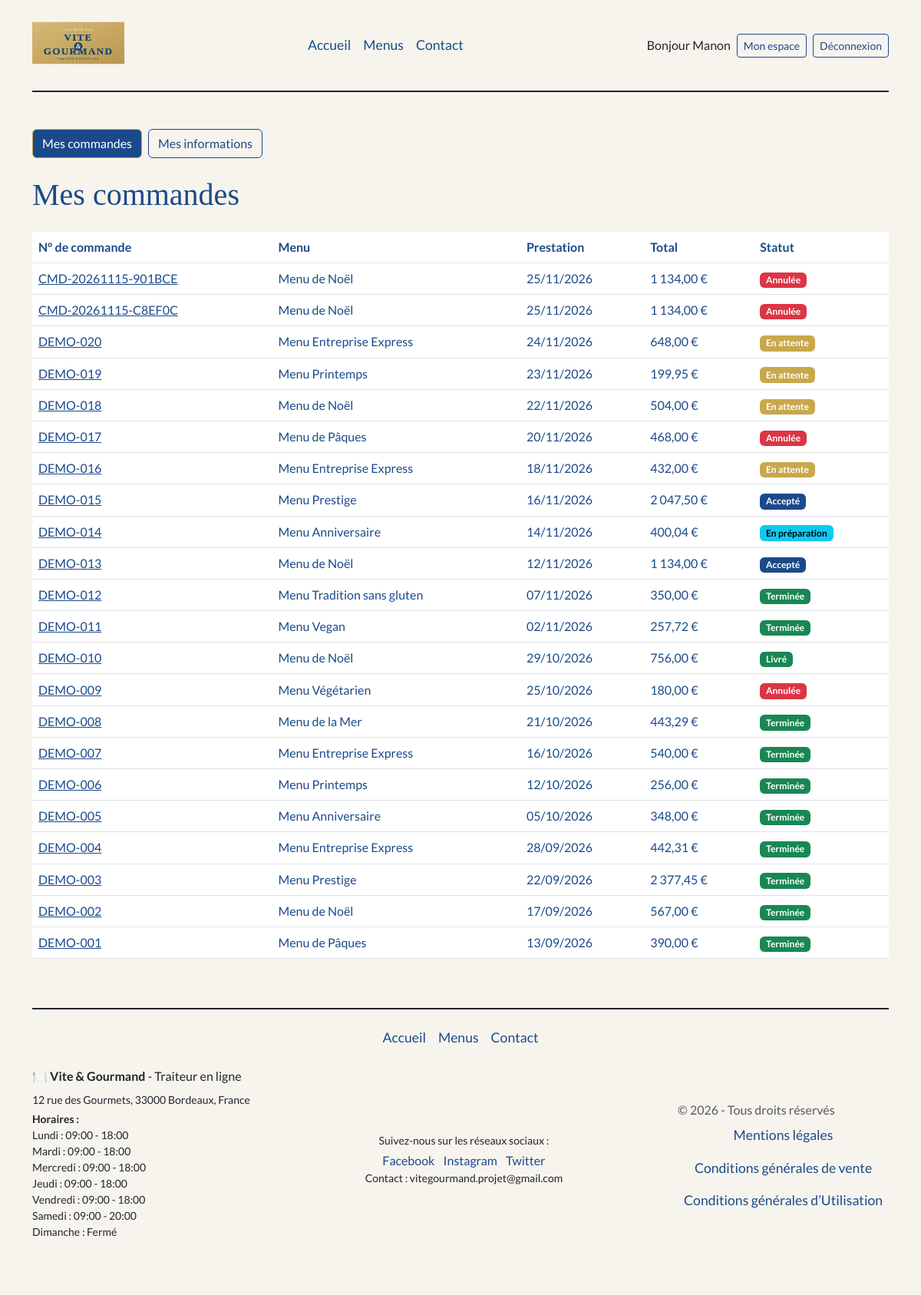
/index.php?controller=compte&action=commandes (signed in), run on the app's committed database.
### tables this page shows
CREATE TABLE `commande` (
  `numero_commande` VARCHAR(20) NOT NULL,
  `date_commande` DATETIME NOT NULL,
  `date_prestation` DATE NOT NULL,
  `heure_livraison` TIME NOT NULL,
  `adresse_livraison` VARCHAR(255) NOT NULL,
  `ville_livraison` VARCHAR(100) NOT NULL,
  `distance_km` DECIMAL(10,2) NOT NULL,
  `prix_menu` DECIMAL(10,2) NOT NULL,
  `nombre_personne` INT NOT NULL,
  `prix_livraison` DECIMAL(10,2) NOT NULL,
  `statut` VARCHAR(50) NOT NULL,
  `pret_materiel` TINYINT(1) NOT NULL DEFAULT 0,
  `restitution_materiel` TINYINT(1) NOT NULL DEFAULT 0,
  `utilisateur_id` INT NOT NULL,
  `menu_id` INT NOT NULL,
  PRIMARY KEY (`numero_commande`),
  KEY `fk_commande_utilisateur` (`utilisateur_id`),
  KEY `fk_commande_menu` (`menu_id`),
  CONSTRAINT `fk_commande_utilisateur` FOREIGN KEY (`utilisateur_id`) REFERENCES `utilisateur` (`utilisateur_id`) ON DELETE RESTRICT ON UPDATE CASCADE,
  CONSTRAINT `fk_commande_menu` FOREIGN KEY (`menu_id`) REFERENCES `menu` (`menu_id`) ON DELETE RESTRICT ON UPDATE CASCADE
);

CREATE TABLE `menu` (
  `menu_id` INT NOT NULL AUTO_INCREMENT,
  `titre` VARCHAR(100) NOT NULL,
  `nombre_personne_minimum` INT NOT NULL,
  `prix_par_personne` DECIMAL(10,2) NOT NULL,
  `description` TEXT NOT NULL,
  `quantite_restante` INT NOT NULL,
  `theme_id` INT NOT NULL,
  `regime_id` INT NOT NULL,
  `conditions` TEXT NOT NULL,
  `photo` VARCHAR(255) NOT NULL,
  PRIMARY KEY (`menu_id`),
  KEY `fk_menu_theme` (`theme_id`),
  KEY `fk_menu_regime` (`regime_id`),
  CONSTRAINT `fk_menu_theme` FOREIGN KEY (`theme_id`) REFERENCES `theme` (`theme_id`) ON DELETE RESTRICT ON UPDATE CASCADE,
  CONSTRAINT `fk_menu_regime` FOREIGN KEY (`regime_id`) REFERENCES `regime` (`regime_id`) ON DELETE RESTRICT ON UPDATE CASCADE
);

CREATE TABLE `horaire` (
  `horaire_id` INT NOT NULL AUTO_INCREMENT,
  `jour` VARCHAR(10) NOT NULL,
  `heure_ouverture` TIME DEFAULT NULL,
  `heure_fermeture` TIME DEFAULT NULL,
  PRIMARY KEY (`horaire_id`)
);

### index.php (called while the page is built, shortened)
<?php
spl_autoload_register(function (string $class) {
    $file = __DIR__ . '/' . str_replace('\\', '/', $class) . '.php';
});
$controller = new Controller();
$controller->route();

### App/Db/Mysql.php (called while the page is built, shortened)
<?php
class Mysql
{
    private $db_name;
    private $db_user;
    private $db_password;
    private $db_port;
    private $db_host;
    private $pdo = null;
    private static $_instance = null;
    public static function getInstance():self
    {
        if (is_null(self::$_instance)) {
            self::$_instance = new Mysql();
        }
        return self::$_instance;
    }
    public function getPDO():\PDO
    {
        if (is_null($this->pdo)) {
            $this->pdo = new \PDO('mysql:dbname=' . $this->db_name . ';charset=utf8;host=' . $this->db_host.':'.$this->db_port, $this->db_user, $this->db_password);
        }
        return $this->pdo;
    }
}

### App/Repository/Repository.php (called while the page is built, shortened)
<?php
class Repository
{
    public function __construct()
    {
        $mysql = Mysql::getInstance();
        $this->pdo = $mysql->getPDO();
    }
}

### App/Entity/User.php (called while the page is built, shortened)
<?php
class User extends Entity
{
    public static function getCurrentUserId(): int|bool
    {
        return (isset($_SESSION['user']) && isset($_SESSION['user']['id'])) ? $_SESSION['user']['id'] : false;
    }
}

### App/Repository/CommandeRepository.php (called while the page is built, shortened)
<?php
class CommandeRepository extends Repository
{
    public function findAllByUtilisateurId(int $utilisateurId): array
    {
        $query = $this->pdo->prepare('SELECT c.numero_commande, c.date_commande, c.date_prestation, c.statut,
                                         c.prix_menu, c.prix_livraison, m.titre AS menu_titre
                                  FROM commande c
                                  JOIN menu m ON m.menu_id = c.menu_id
                                  WHERE c.utilisateur_id = :utilisateur_id
                                  ORDER BY c.date_commande DESC');
        $query->execute(['utilisateur_id' => $utilisateurId]);
        return $query->fetchAll($this->pdo::FETCH_ASSOC);
    }
}

### App/Config/menu.php (called while the page is built)
<?php
return [
    ['label' => 'Accueil', 'controller' => 'page', 'action' => 'accueil'],
    ['label' => 'Menus', 'controller' => 'menu', 'action' => 'list'],
    ['label' => 'Contact', 'controller' => 'contact', 'action' => 'index'],
];

### App/Tools/NavigationTools.php (called while the page is built, shortened)
<?php
class NavigationTools
{
    public static function addActiveClass($controller, $action)
    {
        return '';
    }
}

### App/Entity/Horaire.php (called while the page is built, shortened)
<?php
class Horaire extends Entity
{
    protected ?string $jour = null;
    protected ?string $heure_ouverture = null;
    protected ?string $heure_fermeture = null;
    public function getJour(): ?string
    {
        return $this->jour;
    }
    public function setJour(?string $jour): self
    {
        $this->jour = $jour;
        return $this;
    }
    public function getHeureOuverture(): ?string
    {
        return $this->heure_ouverture;
    }
    public function setHeureOuverture(?string $heure_ouverture): self
    {
        $this->heure_ouverture = $heure_ouverture;
        return $this;
    }
    public function getHeureFermeture(): ?string
    {
        return $this->heure_fermeture;
    }
    public function setHeureFermeture(?string $heure_fermeture): self
    {
        $this->heure_fermeture = $heure_fermeture;
        return $this;
    }
}

### App/Repository/HoraireRepository.php (called while the page is built, shortened)
<?php
class HoraireRepository extends Repository
{
    public function findAll(): array
    {
        $query = $this->pdo->prepare('SELECT * FROM horaire ORDER BY horaire_id');
        $query->execute();
        $horaires = [];
        foreach ($query->fetchAll($this->pdo::FETCH_ASSOC) as $horaire) {
            $horaires[] = Horaire::createAndHydrate($horaire);
        }
        return $horaires;
    }
}

### templates/compte/commandes.php (the view, shortened to what this page needs)
<?php require_once _ROOTPATH_ . '/templates/header.php';
$couleurs = [
    'en attente' => 'secondary',
    'accepté' => 'primary',
    'en préparation' => 'info',
    'en cours de livraison' => 'info',
    'livré' => 'success',
    'en attente du retour de matériel' => 'warning',
    'terminée' => 'success',
    'annulée' => 'danger',
];
?>
<div class="container my-5">
    <div class="d-flex flex-wrap gap-2 mb-4">
        <a href="index.php?controller=compte&action=commandes" class="btn btn-primary">Mes commandes</a>
        <a href="index.php?controller=compte&action=profil" class="btn btn-outline-primary">Mes informations</a>
    </div>
    <h1 class="mb-4">Mes commandes</h1>
    <?php if (empty($commandes)) { ?>
        <p>Vous n'avez pas encore passé de commande.</p>
        <a href="index.php?controller=menu&action=list" class="btn btn-primary">Découvrir nos menus</a>
    <?php } else { ?>
        <div class="table-responsive d-none d-md-block">
            <table class="table align-middle">
                <thead>
                    <tr>
                        <th>N° de commande</th>
                        <th>Menu</th>
                        <th>Prestation</th>
                        <th class="d-none d-md-table-cell">Total</th>
                        <th>Statut</th>
                    </tr>
                </thead>
                <tbody>
                    <?php foreach ($commandes as $commande) { ?>
                        <tr>
                            <td><a href="index.php?controller=compte&action=detail&numero=<?= urlencode($commande['numero_commande']) ?>"><?= htmlspecialchars($commande['numero_commande']) ?></a></td>
                            <td><?= htmlspecialchars($commande['menu_titre']) ?></td>
                            <td><?= date('d/m/Y', strtotime($commande['date_prestation'])) ?></td>
                            <td class="d-none d-md-table-cell"><?= number_format($commande['prix_menu'] + $commande['prix_livraison'], 2, ',', ' ') ?> €</td>
                            <td>
                                <span class="badge text-bg-<?= $couleurs[$commande['statut']] ?? 'secondary' ?>">
                                    <?= htmlspecialchars(ucfirst($commande['statut'])) ?>
                                </span>
                            </td>
                        </tr>
                    <?php } ?>
                </tbody>
            </table>
        </div>
    <?php } ?>
</div>
<?php require_once _ROOTPATH_ . '/templates/footer.php'; ?>

### templates/footer.php (shortened to what this page needs)
<?php
$mainMenu = require __DIR__ . '/../App/Config/menu.php';
?>
</main>
<div class="container">
    <footer class="d-flex flex-column align-items-center py-3 my-4 border-top border-dark border-2">
        <ul class="nav w-100 justify-content-center align-items-center list-unstyled mb-3">
            <?php foreach ($mainMenu as $item) {  ?>
                <li><a href="/index.php?controller=<?= $item['controller'] ?>&action=<?= $item['action'] ?> " class="nav-link px-2 <?= NavigationTools::addActiveClass($item['controller'], $item['action']) ?>"><?= $item['label'] ?></a></li>
            <?php } ?>
        </ul>
        <div class="w-100 d-flex flex-column flex-md-row justify-content-between align-items-center mb-3">
            <div class="mb-3 mb-md-0 text-center text-md-start">
                <p class="mb-2"> 🍽️ <strong>Vite & Gourmand</strong> - Traiteur en ligne</p>
                <p class=" mb-1 small">12 rue des Gourmets, 33000 Bordeaux, France</p>
                <p class="mb2 small">
                    <strong>Horaires :</strong><br>
                    <?php foreach ($horairesFooter ?? [] as $horaire) { ?>
                        <?= htmlspecialchars(ucfirst($horaire->getJour())) ?> :
                        <?php if ($horaire->getHeureOuverture()) { ?>
                            <?= substr($horaire->getHeureOuverture(), 0, 5) ?> - <?= substr($horaire->getHeureFermeture(), 0, 5) ?>
                        <?php } else { ?>
                            Fermé
                        <?php } ?>
                        <br>
                    <?php } ?>
                </p>
            </div>
            <div class="mb-3 mb-md-0 text-center">
                <p class="mb-1 small">Suivez-nous sur les réseaux sociaux :</p>
                <a href="#" class="text-decoration-none me-2">Facebook</a>
                <a href="#" class="text-decoration-none me-2">Instagram</a>
                <a href="#" class="text-decoration-none">Twitter</a>
                <p class="mb-0 small">Contact : vitegourmand.projet@gmail.com</p>
            </div>
            <div>
                <p class="mb-0 text-body-secondary">© <?= date('Y') ?> - Tous droits réservés </p>
                <ul class="nav flex-column align-items-center list-unstyled mb-0">
                    <li><a href="/index.php?controller=page&action=mentionsLegales" class="nav-link px-2 link-primary">Mentions légales</a></li>
                    <li><a href="/index.php?controller=page&action=cgv" class="nav-link px-2 link-primary">Conditions générales de vente</a></li>
                    <li><a href="/index.php?controller=page&action=cgu" class="nav-link px-2 link-primary">Conditions générales d’Utilisation</a></li>
                </ul>
            </div>
        </div>
    </footer>
</div>
</body>
</html>

### data on the page
commande: numero_commande "CMD-20261115-901BCE", menu.titre "Menu de Noël", date_prestation "25/11/2026", $commande['prix_menu'] + $commande['prix_livraison'] "1 134,00", statut "Annulée"
commande: numero_commande "CMD-20261115-C8EF0C", menu.titre "Menu de Noël", date_prestation "25/11/2026", $commande['prix_menu'] + $commande['prix_livraison'] "1 134,00", statut "Annulée"
commande: numero_commande "DEMO-020", menu.titre "Menu Entreprise Express", date_prestation "24/11/2026", $commande['prix_menu'] + $commande['prix_livraison'] "648,00", statut "En attente"
commande: numero_commande "DEMO-019", menu.titre "Menu Printemps", date_prestation "23/11/2026", $commande['prix_menu'] + $commande['prix_livraison'] "199,95", statut "En attente"
commande: numero_commande "DEMO-018", menu.titre "Menu de Noël", date_prestation "22/11/2026", $commande['prix_menu'] + $commande['prix_livraison'] "504,00", statut "En attente"
commande: numero_commande "DEMO-017", menu.titre "Menu de Pâques", date_prestation "20/11/2026", $commande['prix_menu'] + $commande['prix_livraison'] "468,00", statut "Annulée"
commande: numero_commande "DEMO-016", menu.titre "Menu Entreprise Express", date_prestation "18/11/2026", $commande['prix_menu'] + $commande['prix_livraison'] "432,00", statut "En attente"
commande: numero_commande "DEMO-015", menu.titre "Menu Prestige", date_prestation "16/11/2026", $commande['prix_menu'] + $commande['prix_livraison'] "2 047,50", statut "Accepté"
commande: numero_commande "DEMO-014", menu.titre "Menu Anniversaire", date_prestation "14/11/2026", $commande['prix_menu'] + $commande['prix_livraison'] "400,04", statut "En préparation"
commande: numero_commande "DEMO-013", menu.titre "Menu de Noël", date_prestation "12/11/2026", $commande['prix_menu'] + $commande['prix_livraison'] "1 134,00", statut "Accepté"
commande: numero_commande "DEMO-012", menu.titre "Menu Tradition sans gluten", date_prestation "07/11/2026", $commande['prix_menu'] + $commande['prix_livraison'] "350,00", statut "Terminée"
commande: numero_commande "DEMO-011", menu.titre "Menu Vegan", date_prestation "02/11/2026", $commande['prix_menu'] + $commande['prix_livraison'] "257,72", statut "Terminée"
commande: numero_commande "DEMO-010", menu.titre "Menu de Noël", date_prestation "29/10/2026", $commande['prix_menu'] + $commande['prix_livraison'] "756,00", statut "Livré"
commande: numero_commande "DEMO-009", menu.titre "Menu Végétarien", date_prestation "25/10/2026", $commande['prix_menu'] + $commande['prix_livraison'] "180,00", statut "Annulée"
commande: numero_commande "DEMO-008", menu.titre "Menu de la Mer", date_prestation "21/10/2026", $commande['prix_menu'] + $commande['prix_livraison'] "443,29", statut "Terminée"
commande: numero_commande "DEMO-007", menu.titre "Menu Entreprise Express", date_prestation "16/10/2026", $commande['prix_menu'] + $commande['prix_livraison'] "540,00", statut "Terminée"
commande: numero_commande "DEMO-006", menu.titre "Menu Printemps", date_prestation "12/10/2026", $commande['prix_menu'] + $commande['prix_livraison'] "256,00", statut "Terminée"
commande: numero_commande "DEMO-005", menu.titre "Menu Anniversaire", date_prestation "05/10/2026", $commande['prix_menu'] + $commande['prix_livraison'] "348,00", statut "Terminée"
commande: numero_commande "DEMO-004", menu.titre "Menu Entreprise Express", date_prestation "28/09/2026", $commande['prix_menu'] + $commande['prix_livraison'] "442,31", statut "Terminée"
commande: numero_commande "DEMO-003", menu.titre "Menu Prestige", date_prestation "22/09/2026", $commande['prix_menu'] + $commande['prix_livraison'] "2 377,45", statut "Terminée"
commande: numero_commande "DEMO-002", menu.titre "Menu de Noël", date_prestation "17/09/2026", $commande['prix_menu'] + $commande['prix_livraison'] "567,00", statut "Terminée"
commande: numero_commande "DEMO-001", menu.titre "Menu de Pâques", date_prestation "13/09/2026", $commande['prix_menu'] + $commande['prix_livraison'] "390,00", statut "Terminée"
horaire: jour "Lundi", heure_ouverture "09:00", heure_fermeture "18:00"
horaire: jour "Mardi", heure_ouverture "09:00", heure_fermeture "18:00"
horaire: jour "Mercredi", heure_ouverture "09:00", heure_fermeture "18:00"
horaire: jour "Jeudi", heure_ouverture "09:00", heure_fermeture "18:00"
horaire: jour "Vendredi", heure_ouverture "09:00", heure_fermeture "18:00"
horaire: jour "Samedi", heure_ouverture "09:00", heure_fermeture "20:00"
horaire: jour "Dimanche", shows "Fermé"

### other printed values
$item['label'] "Accueil"
$item['label'] "Menus"
$item['label'] "Contact"
$_SESSION['user']['prenom'] "Manon"
